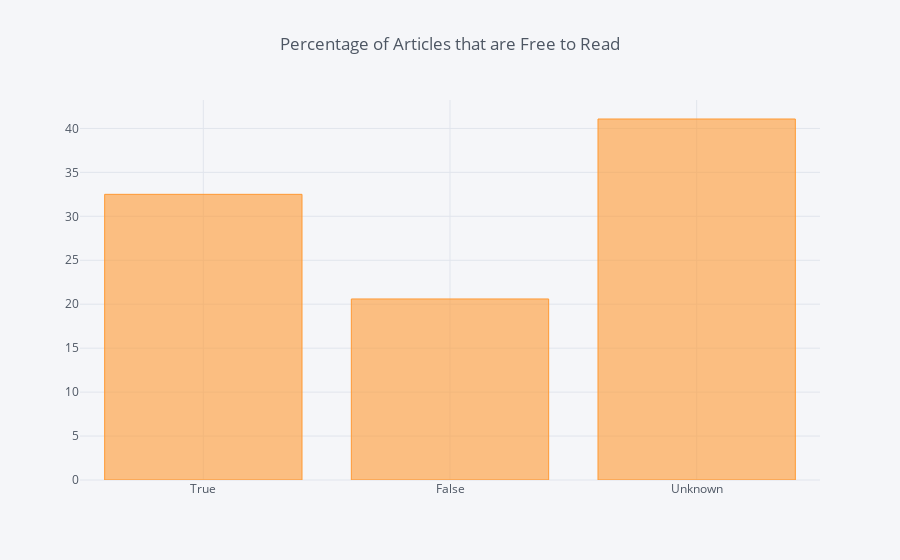

The notebook cell this image was saved under:
### Code cell
#open articles by year (for only rows with a DOI)
open_dois = ((sample[sample['Free_to_Read']=='True']['Year'].value_counts())/total)*100
closed_dois = ((sample[sample['Free_to_Read']=='False']['Year'].value_counts())/total)*100
unknown_dois = ((sample[sample['Free_to_Read']=='Unknown']['Year'].value_counts())/total)*100

df1 = pd.DataFrame([open_dois,closed_dois,unknown_dois])
df1.index = ['True','False','Unknown']
df1.iplot(kind='bar',barmode='stack', title='Percentage of Articles that are Free to Read')

### Figure 1 — Plotly figure (JSON) as saved in the notebook; plotly's stock layout.template omitted (floating-point values rounded to 4 significant figures)
{"data": [{"marker": {"color": "rgba(255, 153, 51, 0.6)", "line": {"color": "rgba(255, 153, 51, 1.0)", "width": 1}}, "name": "2017.0", "orientation": "v", "text": "", "type": "bar", "uid": "feb074f6-4e4d-44ec-a0de-9b38761f1365", "x": ["True", "False", "Unknown"], "y": [32.5, 20.6, 41.07]}], "layout": {"barmode": "stack", "legend": {"bgcolor": "#F5F6F9", "font": {"color": "#4D5663"}, "traceorder": "normal"}, "paper_bgcolor": "#F5F6F9", "plot_bgcolor": "#F5F6F9", "title": {"font": {"color": "#4D5663"}, "text": "Percentage of Articles that are Free to Read"}, "xaxis": {"gridcolor": "#E1E5ED", "showgrid": true, "tickfont": {"color": "#4D5663"}, "title": {"font": {"color": "#4D5663"}, "text": ""}, "zerolinecolor": "#E1E5ED"}, "yaxis": {"gridcolor": "#E1E5ED", "showgrid": true, "tickfont": {"color": "#4D5663"}, "title": {"font": {"color": "#4D5663"}, "text": ""}, "zerolinecolor": "#E1E5ED"}}}
